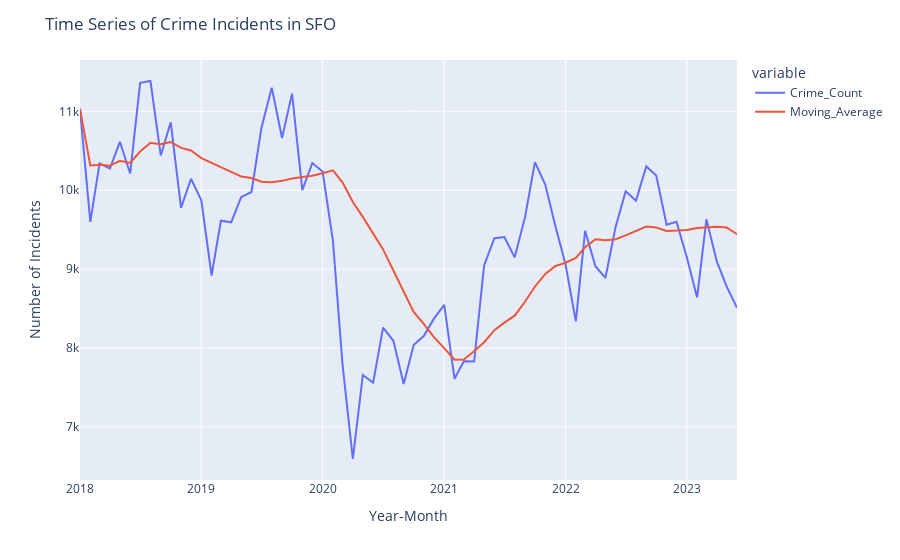

The cell this chart's notebook holds for it:
### Markdown cell above
## STEP 5: Time Series Analysis

### Code cell
#####################################################################
# Time Series Analysis of Crimes in San Franscisco
#####################################################################

import pandas as pd

conn = create_connection(host, database, user, password)
sql = '''
    SELECT IncidentYear || '-' || IncidentMonth AS Year_Month, COUNT(1)
    FROM Incident_Details 
    WHERE IncidentYear || '-' || IncidentMonth <= '2023-6'
    GROUP BY IncidentYear, IncidentMonth
'''

result = execute_sql_statement(sql, conn)

df = pd.DataFrame(result, columns=['Year_Month', 'Crime_Count'])

df['Year_Month'] = pd.to_datetime(df['Year_Month'])

df = df.sort_values('Year_Month')

df['Moving_Average'] = df['Crime_Count'].rolling(window=12, min_periods=1).mean()

fig = px.line(df, x='Year_Month', y=['Crime_Count', 'Moving_Average'])
fig.update_layout(
    xaxis_title='Year-Month',
    yaxis_title='Number of Incidents',
    title='Time Series of Crime Incidents in SFO'
)

fig.show()
